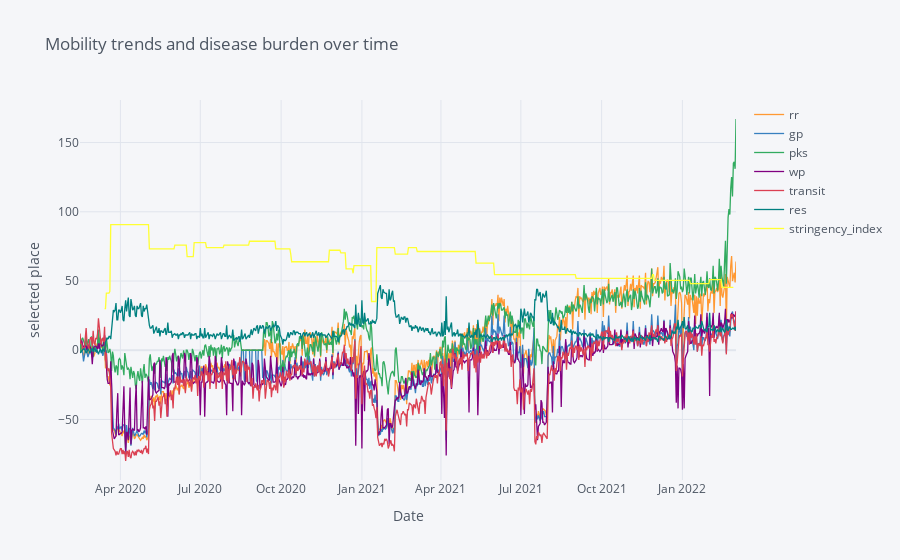
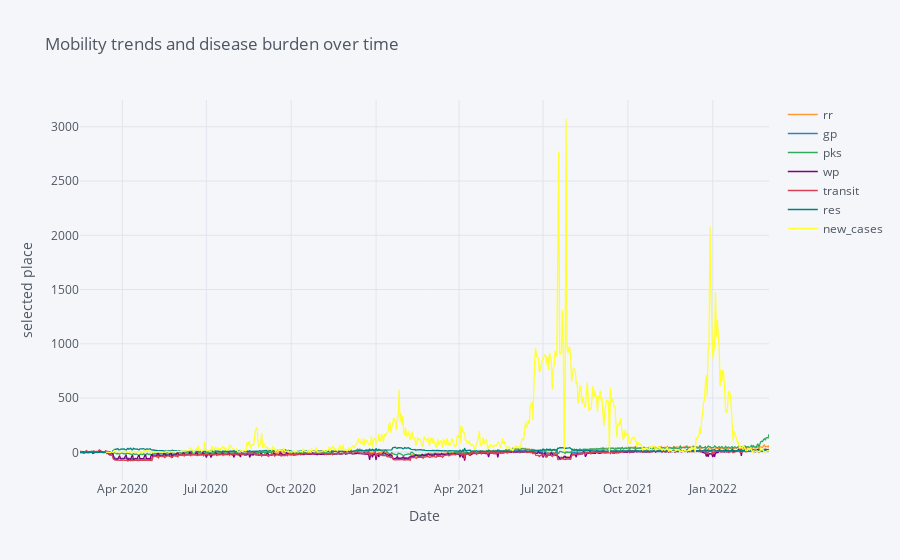
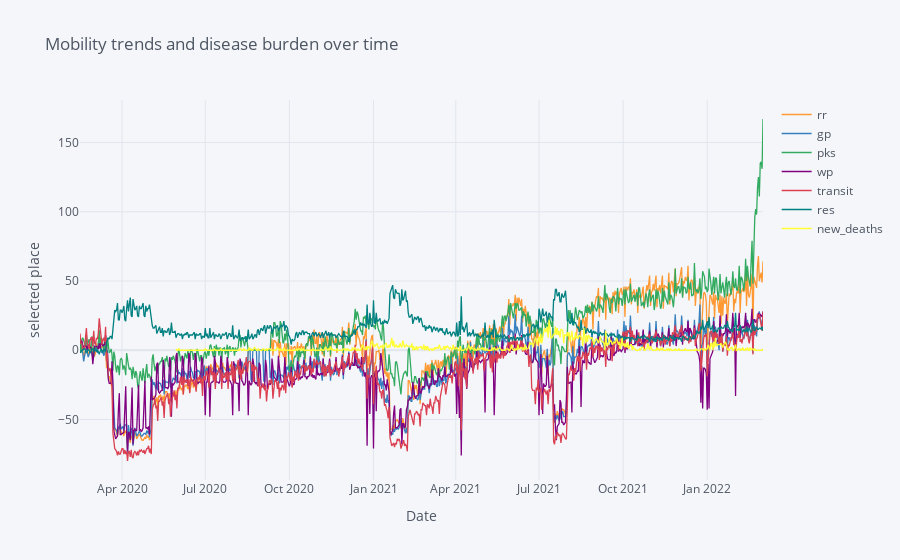

Notebook code cell kept with these figures, in order:
### Code cell
for place in df_gov_measures.columns:
    places_gov_measures[['rr','gp','pks','wp','transit','res',place]].iplot(
        y = ['rr','gp','pks','wp','transit','res', place ],
        mode = 'lines',
        opacity=0.8,
        size=8,
        symbol=0,
        xTitle = 'Date',
        yTitle = 'selected place',
        title = 'Mobility trends and disease burden over time')

### Figure 1 — Plotly figure (JSON) as saved in the notebook; plotly's stock layout.template omitted (floating-point values rounded to 4 significant figures; data arrays with more than 128 entries replaced by an {"elided": "..."} marker saying what was removed)
{"data": [{"line": {"color": "rgba(255, 153, 51, 1.0)", "dash": "solid", "shape": "linear", "width": 1.3}, "mode": "lines", "name": "rr", "text": "", "type": "scatter", "x": {"elided": "748 str values"}, "y": {"elided": "748 int values"}}, {"line": {"color": "rgba(55, 128, 191, 1.0)", "dash": "solid", "shape": "linear", "width": 1.3}, "mode": "lines", "name": "gp", "text": "", "type": "scatter", "x": {"elided": "748 str values"}, "y": {"elided": "748 int values"}}, {"line": {"color": "rgba(50, 171, 96, 1.0)", "dash": "solid", "shape": "linear", "width": 1.3}, "mode": "lines", "name": "pks", "text": "", "type": "scatter", "x": {"elided": "748 str values"}, "y": {"elided": "748 int values"}}, {"line": {"color": "rgba(128, 0, 128, 1.0)", "dash": "solid", "shape": "linear", "width": 1.3}, "mode": "lines", "name": "wp", "text": "", "type": "scatter", "x": {"elided": "748 str values"}, "y": {"elided": "748 int values"}}, {"line": {"color": "rgba(219, 64, 82, 1.0)", "dash": "solid", "shape": "linear", "width": 1.3}, "mode": "lines", "name": "transit", "text": "", "type": "scatter", "x": {"elided": "748 str values"}, "y": {"elided": "748 int values"}}, {"line": {"color": "rgba(0, 128, 128, 1.0)", "dash": "solid", "shape": "linear", "width": 1.3}, "mode": "lines", "name": "res", "text": "", "type": "scatter", "x": {"elided": "748 str values"}, "y": {"elided": "748 int values"}}, {"line": {"color": "rgba(255, 255, 51, 1.0)", "dash": "solid", "shape": "linear", "width": 1.3}, "mode": "lines", "name": "stringency_index", "text": "", "type": "scatter", "x": {"elided": "748 str values"}, "y": {"elided": "748 mixed values"}}], "layout": {"legend": {"bgcolor": "#F5F6F9", "font": {"color": "#4D5663"}}, "paper_bgcolor": "#F5F6F9", "plot_bgcolor": "#F5F6F9", "title": {"font": {"color": "#4D5663"}, "text": "Mobility trends and disease burden over time"}, "xaxis": {"gridcolor": "#E1E5ED", "showgrid": true, "tickfont": {"color": "#4D5663"}, "title": {"font": {"color": "#4D5663"}, "text": "Date"}, "zerolinecolor": "#E1E5ED"}, "yaxis": {"gridcolor": "#E1E5ED", "showgrid": true, "tickfont": {"color": "#4D5663"}, "title": {"font": {"color": "#4D5663"}, "text": "selected place"}, "zerolinecolor": "#E1E5ED"}}}

### Figure 2 — Plotly figure (JSON) as saved in the notebook; plotly's stock layout.template omitted (floating-point values rounded to 4 significant figures; data arrays with more than 128 entries replaced by an {"elided": "..."} marker saying what was removed)
{"data": [{"line": {"color": "rgba(255, 153, 51, 1.0)", "dash": "solid", "shape": "linear", "width": 1.3}, "mode": "lines", "name": "rr", "text": "", "type": "scatter", "x": {"elided": "748 str values"}, "y": {"elided": "748 int values"}}, {"line": {"color": "rgba(55, 128, 191, 1.0)", "dash": "solid", "shape": "linear", "width": 1.3}, "mode": "lines", "name": "gp", "text": "", "type": "scatter", "x": {"elided": "748 str values"}, "y": {"elided": "748 int values"}}, {"line": {"color": "rgba(50, 171, 96, 1.0)", "dash": "solid", "shape": "linear", "width": 1.3}, "mode": "lines", "name": "pks", "text": "", "type": "scatter", "x": {"elided": "748 str values"}, "y": {"elided": "748 int values"}}, {"line": {"color": "rgba(128, 0, 128, 1.0)", "dash": "solid", "shape": "linear", "width": 1.3}, "mode": "lines", "name": "wp", "text": "", "type": "scatter", "x": {"elided": "748 str values"}, "y": {"elided": "748 int values"}}, {"line": {"color": "rgba(219, 64, 82, 1.0)", "dash": "solid", "shape": "linear", "width": 1.3}, "mode": "lines", "name": "transit", "text": "", "type": "scatter", "x": {"elided": "748 str values"}, "y": {"elided": "748 int values"}}, {"line": {"color": "rgba(0, 128, 128, 1.0)", "dash": "solid", "shape": "linear", "width": 1.3}, "mode": "lines", "name": "res", "text": "", "type": "scatter", "x": {"elided": "748 str values"}, "y": {"elided": "748 int values"}}, {"line": {"color": "rgba(255, 255, 51, 1.0)", "dash": "solid", "shape": "linear", "width": 1.3}, "mode": "lines", "name": "new_cases", "text": "", "type": "scatter", "x": {"elided": "748 str values"}, "y": {"elided": "748 mixed values"}}], "layout": {"legend": {"bgcolor": "#F5F6F9", "font": {"color": "#4D5663"}}, "paper_bgcolor": "#F5F6F9", "plot_bgcolor": "#F5F6F9", "title": {"font": {"color": "#4D5663"}, "text": "Mobility trends and disease burden over time"}, "xaxis": {"gridcolor": "#E1E5ED", "showgrid": true, "tickfont": {"color": "#4D5663"}, "title": {"font": {"color": "#4D5663"}, "text": "Date"}, "zerolinecolor": "#E1E5ED"}, "yaxis": {"gridcolor": "#E1E5ED", "showgrid": true, "tickfont": {"color": "#4D5663"}, "title": {"font": {"color": "#4D5663"}, "text": "selected place"}, "zerolinecolor": "#E1E5ED"}}}

### Figure 3 — Plotly figure (JSON) as saved in the notebook; plotly's stock layout.template omitted (floating-point values rounded to 4 significant figures; data arrays with more than 128 entries replaced by an {"elided": "..."} marker saying what was removed)
{"data": [{"line": {"color": "rgba(255, 153, 51, 1.0)", "dash": "solid", "shape": "linear", "width": 1.3}, "mode": "lines", "name": "rr", "text": "", "type": "scatter", "x": {"elided": "748 str values"}, "y": {"elided": "748 int values"}}, {"line": {"color": "rgba(55, 128, 191, 1.0)", "dash": "solid", "shape": "linear", "width": 1.3}, "mode": "lines", "name": "gp", "text": "", "type": "scatter", "x": {"elided": "748 str values"}, "y": {"elided": "748 int values"}}, {"line": {"color": "rgba(50, 171, 96, 1.0)", "dash": "solid", "shape": "linear", "width": 1.3}, "mode": "lines", "name": "pks", "text": "", "type": "scatter", "x": {"elided": "748 str values"}, "y": {"elided": "748 int values"}}, {"line": {"color": "rgba(128, 0, 128, 1.0)", "dash": "solid", "shape": "linear", "width": 1.3}, "mode": "lines", "name": "wp", "text": "", "type": "scatter", "x": {"elided": "748 str values"}, "y": {"elided": "748 int values"}}, {"line": {"color": "rgba(219, 64, 82, 1.0)", "dash": "solid", "shape": "linear", "width": 1.3}, "mode": "lines", "name": "transit", "text": "", "type": "scatter", "x": {"elided": "748 str values"}, "y": {"elided": "748 int values"}}, {"line": {"color": "rgba(0, 128, 128, 1.0)", "dash": "solid", "shape": "linear", "width": 1.3}, "mode": "lines", "name": "res", "text": "", "type": "scatter", "x": {"elided": "748 str values"}, "y": {"elided": "748 int values"}}, {"line": {"color": "rgba(255, 255, 51, 1.0)", "dash": "solid", "shape": "linear", "width": 1.3}, "mode": "lines", "name": "new_deaths", "text": "", "type": "scatter", "x": {"elided": "748 str values"}, "y": {"elided": "748 mixed values"}}], "layout": {"legend": {"bgcolor": "#F5F6F9", "font": {"color": "#4D5663"}}, "paper_bgcolor": "#F5F6F9", "plot_bgcolor": "#F5F6F9", "title": {"font": {"color": "#4D5663"}, "text": "Mobility trends and disease burden over time"}, "xaxis": {"gridcolor": "#E1E5ED", "showgrid": true, "tickfont": {"color": "#4D5663"}, "title": {"font": {"color": "#4D5663"}, "text": "Date"}, "zerolinecolor": "#E1E5ED"}, "yaxis": {"gridcolor": "#E1E5ED", "showgrid": true, "tickfont": {"color": "#4D5663"}, "title": {"font": {"color": "#4D5663"}, "text": "selected place"}, "zerolinecolor": "#E1E5ED"}}}
